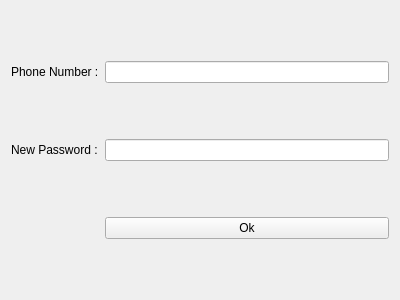
<?xml version="1.0" encoding="UTF-8"?>
<ui version="4.0">
 <class>forgotPassword</class>
 <widget class="QWidget" name="forgotPassword">
  <property name="geometry">
   <rect>
    <x>0</x>
    <y>0</y>
    <width>400</width>
    <height>300</height>
   </rect>
  </property>
  <property name="windowTitle">
   <string>Form</string>
  </property>
  <layout class="QGridLayout" name="gridLayout">
   <item row="0" column="0">
    <widget class="QLabel" name="label">
     <property name="text">
      <string>Phone Number :</string>
     </property>
    </widget>
   </item>
   <item row="0" column="1">
    <widget class="QLineEdit" name="phone"/>
   </item>
   <item row="1" column="0">
    <widget class="QLabel" name="label_2">
     <property name="text">
      <string>New Password :</string>
     </property>
    </widget>
   </item>
   <item row="1" column="1">
    <widget class="QLineEdit" name="newPassword"/>
   </item>
   <item row="2" column="1">
    <widget class="QPushButton" name="approve">
     <property name="text">
      <string>Ok</string>
     </property>
    </widget>
   </item>
  </layout>
 </widget>
 <resources/>
 <connections/>
</ui>
